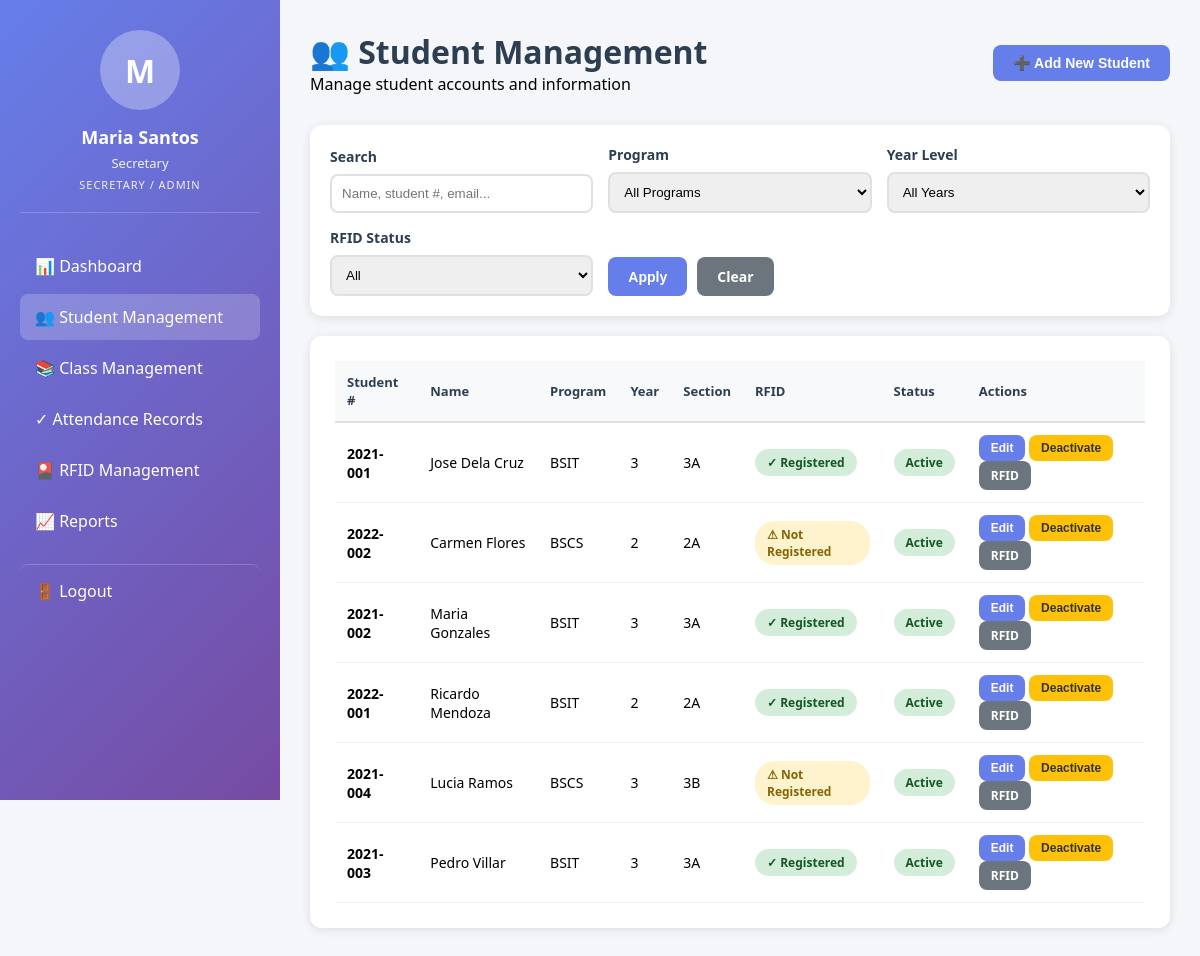
Page /secretary_students.php (signed in) on the committed database.
### tables this page shows
CREATE TABLE students (
    student_id INT AUTO_INCREMENT PRIMARY KEY,
    user_id INT UNIQUE NOT NULL,
    student_number VARCHAR(20) UNIQUE NOT NULL,
    rfid_uid VARCHAR(50) UNIQUE NULL COMMENT 'RFID card unique identifier',
    rfid_registered_at TIMESTAMP NULL COMMENT 'When RFID was registered',
    rfid_registered_by INT NULL COMMENT 'Who registered the RFID (user_id)',
    rfid_status ENUM('active', 'deactivated') DEFAULT 'active' COMMENT 'Card status',
    rfid_deactivated_at TIMESTAMP NULL COMMENT 'When card was deactivated',
    rfid_deactivation_reason VARCHAR(255) NULL COMMENT 'Why card was deactivated',
    year_level TINYINT NOT NULL,
    program VARCHAR(50) NOT NULL,
    section VARCHAR(20),
    FOREIGN KEY (user_id) REFERENCES users(user_id) ON DELETE CASCADE,
    FOREIGN KEY (rfid_registered_by) REFERENCES users(user_id) ON DELETE SET NULL,
    INDEX idx_student_number (student_number),
    INDEX idx_rfid_uid (rfid_uid),
    INDEX idx_program_section (program, section)
);

### Database.php (called while the page is built, shortened)
<?php
class Database {
    private $host = '127.0.0.1';
    private $db   = 'citcs_attendance';
    private $user = 'root';
    private $pass = '';
    private $charset = 'utf8mb4';
    private $pdo;
    public function __construct() {
        $dsn = "mysql:host={$this->host};dbname={$this->db};charset={$this->charset}";
        $options = [
            PDO::ATTR_ERRMODE            => PDO::ERRMODE_EXCEPTION,
            PDO::ATTR_DEFAULT_FETCH_MODE => PDO::FETCH_ASSOC,
            PDO::ATTR_EMULATE_PREPARES   => false,
        ];
        $this->pdo = new PDO($dsn, $this->user, $this->pass, $options);
    }
    public function query($sql, $params = []) {
        $stmt = $this->pdo->prepare($sql);
        $stmt->execute($params);
        return $stmt;
    }
    public function all($sql, $params = []) {
        return $this->query($sql, $params)->fetchAll();
    }
}
?>

### StudentManager.php (called while the page is built, shortened)
<?php
require_once 'Database.php';
class StudentManager {
    private $db;
    public function __construct() {
        $this->db = new Database();
    }
    public function getStudents($filters = []) {
        $sql = "SELECT s.*, u.username, u.email, u.first_name, u.last_name, u.status,
                CONCAT(u.first_name, ' ', u.last_name) as full_name
                FROM students s
                JOIN users u ON s.user_id = u.user_id
                WHERE 1=1";
        $params = [];
        $sql .= " ORDER BY u.last_name, u.first_name";
        return $this->db->all($sql, $params);
    }
}
?>

### secretary_students.php (the view, shortened to what this page needs)
<?php
require_once 'Auth.php';
require_once 'StudentManager.php';
$studentManager = new StudentManager();
$filterProgram = $_GET['program'] ?? '';
$filterYearLevel = $_GET['year_level'] ?? '';
$filterSearch = $_GET['search'] ?? '';
$filters = [
    'program' => $filterProgram,
    'year_level' => $filterYearLevel,
    'search' => $filterSearch
];
$students = $studentManager->getStudents($filters);
?>
<!DOCTYPE html>
<html lang="en">
<head>
</head>
<body>
    <?php include 'includes/secretary_sidebar.php'; ?>
    <div class="dashboard-container">
        <main class="main-content">
            <div class="page-header">
                <div>
                    <h1>👥 Student Management</h1>
                    <p>Manage student accounts and information</p>
                </div>
                <button onclick="openAddModal()" class="btn btn-primary">➕ Add New Student</button>
            </div>
            <div class="filter-section">
                <form method="GET" action="" class="filter-grid">
                    <div class="filter-group">
                        <label>Search</label>
                        <input type="text" name="search" class="filter-input" placeholder="Name, student #, email..." value="<?php echo htmlspecialchars($filterSearch); ?>">
                    </div>
                    <div class="filter-group">
                        <label>Program</label>
                        <select name="program" class="filter-select">
                            <option value="">All Programs</option>
                        </select>
                    </div>
                    <div class="filter-group">
                        <label>Year Level</label>
                        <select name="year_level" class="filter-select">
                            <option value="">All Years</option>
                        </select>
                    </div>
                    <div class="filter-group">
                        <label>RFID Status</label>
                        <select name="rfid" class="filter-select">
                            <option value="">All</option>
                        </select>
                    </div>
                    <div style="display: flex; gap: 10px;">
                        <button type="submit" class="btn btn-primary">Apply</button>
                        <a href="secretary_students.php" class="btn btn-secondary">Clear</a>
                    </div>
                </form>
            </div>
            <div class="section-card">
                <div class="table-responsive">
                    <table class="data-table">
                        <thead>
                            <tr>
                                <th>Student #</th>
                                <th>Name</th>
                                <th>Program</th>
                                <th>Year</th>
                                <th>Section</th>
                                <th>RFID</th>
                                <th>Status</th>
                                <th>Actions</th>
                            </tr>
                        </thead>
                        <tbody>
                            <?php foreach ($students as $student): ?>
                                <tr>
                                    <td><strong><?php echo htmlspecialchars($student['student_number']); ?></strong></td>
                                    <td><?php echo htmlspecialchars($student['full_name']); ?></td>
                                    <td><?php echo htmlspecialchars($student['program']); ?></td>
                                    <td><?php echo $student['year_level']; ?></td>
                                    <td><?php echo htmlspecialchars($student['section'] ?? 'N/A'); ?></td>
                                    <td>
                                        <?php if (!empty($student['rfid_uid']) && $student['rfid_status'] === 'active'): ?>
                                            <span class="badge badge-success">✓ Registered</span>
                                        <?php else: ?>
                                            <span class="badge badge-warning">⚠ Not Registered</span>
                                        <?php endif; ?>
                                    </td>
                                    <td>
                                        <?php if ($student['status'] === 'active'): ?>
                                            <span class="badge badge-success">Active</span>
                                        <?php else: ?>
                                            <span class="badge badge-secondary">Inactive</span>
                                        <?php endif; ?>
                                    </td>
                                    <td>
                                        <button onclick='editStudent(<?php echo json_encode($student); ?>)' class="btn btn-sm btn-primary">Edit</button>
                                        <form method="POST" style="display: inline;">
                                            <button type="submit" name="toggle_status" class="btn btn-sm <?php echo $student['status'] === 'active' ? 'btn-warning' : 'btn-success'; ?>"
                                                    onclick="return confirm('<?php echo $student['status'] === 'active' ? 'Deactivate' : 'Activate'; ?> this student?')">
                                                <?php echo $student['status'] === 'active' ? 'Deactivate' : 'Activate'; ?>
                                            </button>
                                        </form>
                                        <a href="secretary_rfid.php?student_id=<?php echo $student['student_id']; ?>" class="btn btn-sm btn-secondary">RFID</a>
                                    </td>
                                </tr>
                            <?php endforeach; ?>
                        </tbody>
                    </table>
                </div>
            </div>
        </main>
    </div>
</body>
</html>

### secretary_students.php (style rules this page uses)
* { margin: 0; padding: 0; box-sizing: border-box; }
body { font-family: 'Segoe UI', Tahoma, Geneva, Verdana, sans-serif; background: #f5f6fa; }
.dashboard-container { display: flex; }
.page-header { margin-bottom: 30px; display: flex; justify-content: space-between; align-items: center; }
.page-header h1 { font-size: 32px; color: #2c3e50; }
.filter-section { background: white; padding: 20px; border-radius: 12px; box-shadow: 0 2px 10px rgba(0,0,0,0.1); margin-bottom: 20px; }
.filter-grid { display: grid; grid-template-columns: repeat(auto-fit, minmax(200px, 1fr)); gap: 15px; align-items: end; }
.filter-group label { display: block; font-weight: 600; color: #2c3e50; margin-bottom: 8px; font-size: 14px; }
.filter-select, .filter-input { width: 100%; padding: 10px; border: 2px solid #e0e0e0; border-radius: 8px; }
.section-card { background: white; padding: 25px; border-radius: 12px; box-shadow: 0 2px 10px rgba(0,0,0,0.1); }
.table-responsive { overflow-x: auto; }
.data-table { width: 100%; border-collapse: collapse; }
.data-table th { background: #f8f9fa; padding: 12px; text-align: left; font-weight: 600; color: #2c3e50; border-bottom: 2px solid #e0e0e0; font-size: 13px; }
.data-table td { padding: 12px; border-bottom: 1px solid #f0f0f0; font-size: 14px; }
.badge { display: inline-block; padding: 5px 12px; border-radius: 20px; font-size: 12px; font-weight: 600; }
.badge-success { background: #d4edda; color: #155724; }
.badge-warning { background: #fff3cd; color: #856404; }
.btn { padding: 10px 20px; border: none; border-radius: 8px; cursor: pointer; text-decoration: none; display: inline-block; font-size: 14px; font-weight: 600; transition: all 0.2s; }
.btn-sm { padding: 6px 12px; font-size: 12px; }
.btn-primary { background: #667eea; color: white; }
.btn-warning { background: #ffc107; color: #333; }
.btn-secondary { background: #6c757d; color: white; }

### includes/secretary_sidebar.php (style rules this page uses)
.main-content { margin-left: 280px; padding: 30px; min-height: 100vh; }

### rows in the picture
students: student_number "2021-001", full_name "Jose Dela Cruz", program "BSIT", year_level "3", section "3A", rfid_status "✓ Registered"
students: student_number "2022-002", full_name "Carmen Flores", program "BSCS", year_level "2", section "2A", shows "⚠ Not Registered"
students: student_number "2021-002", full_name "Maria Gonzales", program "BSIT", year_level "3", section "3A", rfid_status "✓ Registered"
students: student_number "2022-001", full_name "Ricardo Mendoza", program "BSIT", year_level "2", section "2A", rfid_status "✓ Registered"
students: student_number "2021-004", full_name "Lucia Ramos", program "BSCS", year_level "3", section "3B", shows "⚠ Not Registered"
students: student_number "2021-003", full_name "Pedro Villar", program "BSIT", year_level "3", section "3A", rfid_status "✓ Registered"

### other values in the picture
substr($_SESSION['full_name'], 0, 1) "M"
$_SESSION['full_name'] "Maria Santos"
$_SESSION['identifier'] "Secretary"
